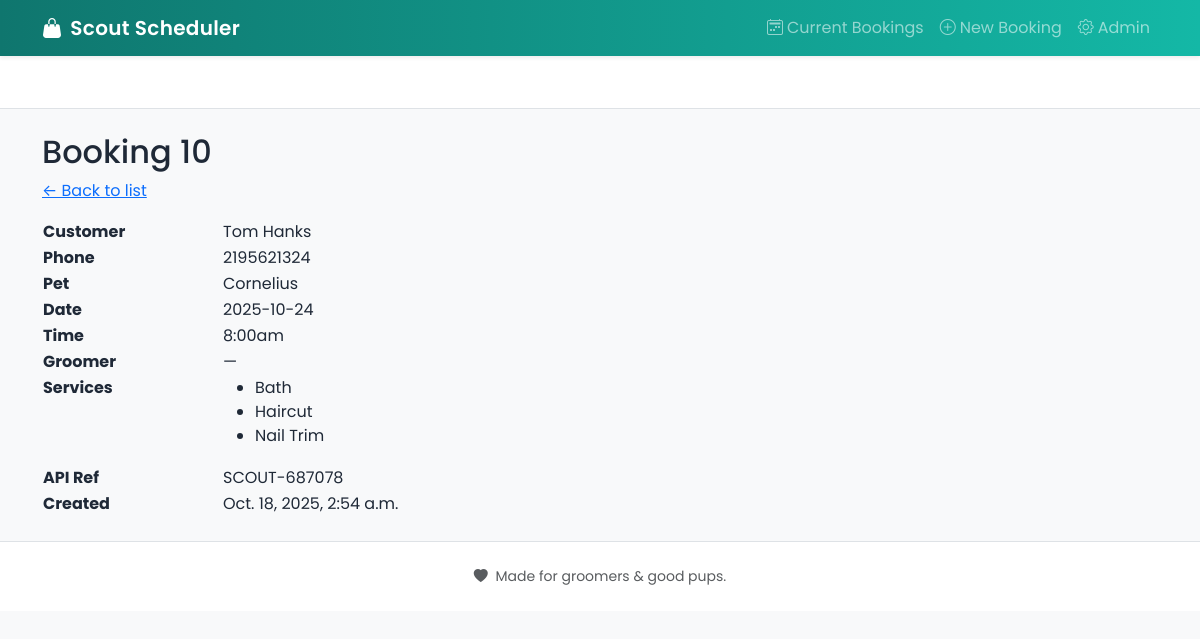
The app's page /booking/10/ with its own data.
### booking/models.py (models this page shows, shortened)
class Booking(models.Model):
    customer = models.ForeignKey(Customer, on_delete=models.SET_NULL, null=True, blank=True)
    pet_name = models.CharField(max_length=100, blank=True, null=True)
    class Meta:
        unique_together = ('groomer_id', 'appointment_date', 'appointment_time')
    services = models.JSONField(default=list, blank=True)
    groomer_id = models.IntegerField(null=True, blank=True)
    appointment_date = models.DateField(null=True, blank=True)
    appointment_time = models.CharField(max_length=20, blank=True, null=True)
    api_ref = models.CharField(max_length=100, blank=True, null=True)
    api_payload = models.JSONField(default=dict, blank=True)
    api_response = models.JSONField(default=dict, blank=True)
    created_at = models.DateTimeField(auto_now_add=True)
    updated_at = models.DateTimeField(auto_now=True)

class Customer(models.Model):
    first_name = models.CharField(max_length=100)
    last_name  = models.CharField(max_length=100)
    phone      = models.CharField(max_length=30)
    created_at = models.DateTimeField(auto_now_add=True)
    class Meta:
        unique_together = ('first_name', 'last_name', 'phone')

### booking/views.py (the view)
# urls.py: path('<int:pk>/', views.booking_detail, name='detail'),
def booking_detail(request, pk):
    booking = get_object_or_404(Booking.objects.select_related('customer'), pk=pk)
    api = ApiClient()
    groomers = {str(g['id']): g['name'] for g in api.list_groomers()}
    booking.groomer_name = groomers.get(str(booking.groomer_id), "—")
    services_lookup = {str(s['id']): s['name'] for s in api.list_services()}
    booking.services_names = [services_lookup.get(str(sid), f"Service {sid}") for sid in booking.services]
    return render(request, 'booking/booking_detail.html', {'booking': booking})

### booking/api.py (called while the page is built)
    def list_services(self):
        return [{'id':0, 'name':'Bath','price_cents':3500},
                {'id':1,'name':'Haircut','price_cents':3500},
                {'id':2,'name':'Nail Trim','price_cents':3500},
                ]

    def list_groomers(self):
        return [{'id':0,'name':'Anyone'},
                {"id": 1, "name": "Alex"},
                {"id": 2, "name": "Riley"},
                {"id": 3, "name": "Sam"},
                {"id": 4, "name": "Jordan"},
                {"id": 5, "name": "Taylor"},
                ]

### booking/templates/booking/booking_detail.html (shortened to what this page needs)
{% extends "booking/base.html" %}
{% block content %}
  <h2>Booking {{ booking.id }}</h2>
  <p><a href="{% url 'booking:list' %}">← Back to list</a></p>
  <table style="max-width:720px;">
    <tr>
      <th style="text-align:left; width:180px;">Customer</th>
      <td>
        {% if booking.customer %}
          {{ booking.customer.first_name }} {{ booking.customer.last_name }}
        {% else %}
          Unknown
        {% endif %}
      </td>
    </tr>
    <tr>
      <th style="text-align:left;">Phone</th>
      <td>
        {% if booking.customer %}
          {{ booking.customer.phone }}
        {% else %}
          —
        {% endif %}
      </td>
    </tr>
    <tr>
      <th style="text-align:left;">Pet</th>
      <td>{{ booking.pet_name|default:"—" }}</td>
    </tr>
    <tr>
      <th style="text-align:left;">Date</th>
      <td>{{ booking.appointment_date|date:"Y-m-d" }}</td>
    </tr>
    <tr>
      <th style="text-align:left;">Time</th>
      <td>{{ booking.appointment_time }}</td>
    </tr>
    <tr>
      <th style="text-align:left;">Groomer</th>
      <td>{{ booking.groomer_name|default:"—" }}</td>
    </tr>
    <tr>
      <th style="text-align:left; vertical-align:top;">Services</th>
      <td>
        {% if booking.services_names %}
          <ul>
            {% for s in booking.services_names %}
              <li>{{ s }}</li>
            {% endfor %}
          </ul>
        {% else %}
          —
        {% endif %}
      </td>
    </tr>
    <tr>
      <th style="text-align:left;">API Ref</th>
      <td>{{ booking.api_ref|default:"—" }}</td>
    </tr>
    <tr>
      <th style="text-align:left;">Created</th>
      <td>{{ booking.created_at }}</td>
    </tr>
  </table>
{% endblock %}

### static/css/app.css (style rules this page uses)
:root { --brand: #0f766e; --brand-2: #14b8a6; --accent: #fb7185; --ink: #1f2937; --soft-bg: #f6f9fb; }
body { font-family: "Poppins", system-ui, -apple-system, Segoe UI, Roboto, Arial, sans-serif; color: var(--ink); background: var(--soft-bg); }

### records on screen
Booking: id "10", customer.first_name "Tom", customer.last_name "Hanks", customer.phone "2195621324", pet_name "Cornelius", appointment_date "2025-10-24", appointment_time "8:00am", groomer_name "—", api_ref "SCOUT-687078", created_at "Oct. 18, 2025, 2:54 a.m."

### other values on screen
{{ s }} "Bath" "Haircut" "Nail Trim"
